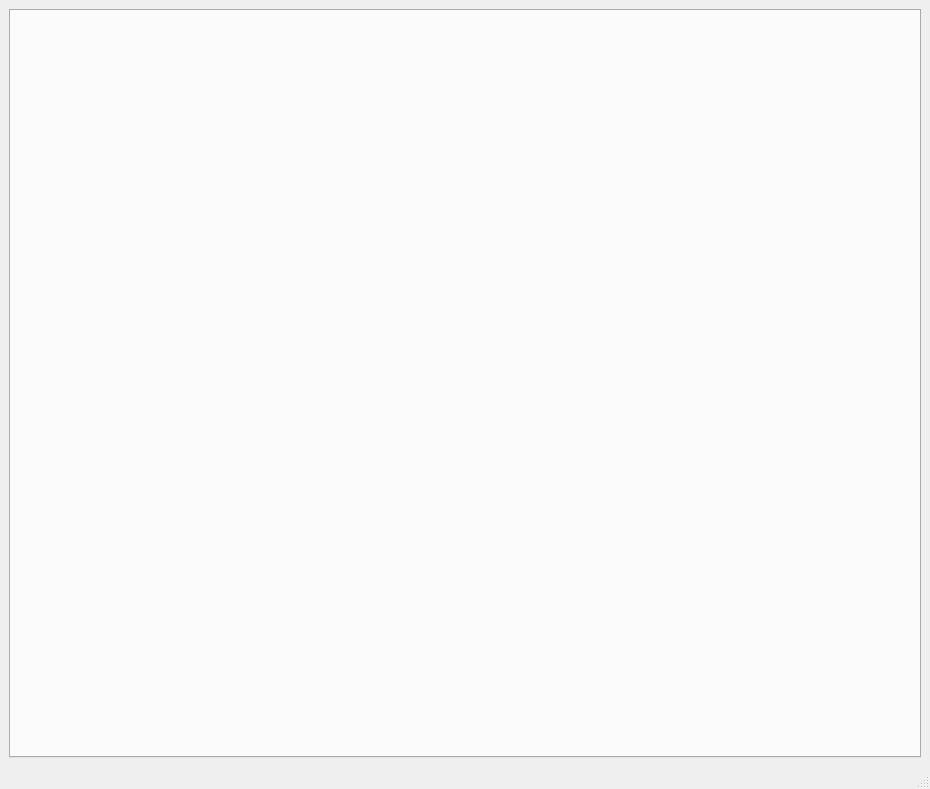
<?xml version="1.0" encoding="UTF-8"?>
<ui version="4.0">
 <class>MainWindow</class>
 <widget class="QMainWindow" name="MainWindow">
  <property name="geometry">
   <rect>
    <x>0</x>
    <y>0</y>
    <width>930</width>
    <height>789</height>
   </rect>
  </property>
  <property name="font">
   <font>
    <family>Arial</family>
   </font>
  </property>
  <property name="windowTitle">
   <string>진지마켓 관리자</string>
  </property>
  <widget class="QWidget" name="centralwidget">
   <layout class="QGridLayout" name="gridLayout">
    <item row="0" column="0">
     <widget class="QTabWidget" name="tabWidget_main"/>
    </item>
   </layout>
  </widget>
  <widget class="QMenuBar" name="menubar">
   <property name="geometry">
    <rect>
     <x>0</x>
     <y>0</y>
     <width>930</width>
     <height>21</height>
    </rect>
   </property>
  </widget>
  <widget class="QStatusBar" name="statusbar"/>
 </widget>
 <resources/>
 <connections/>
</ui>
